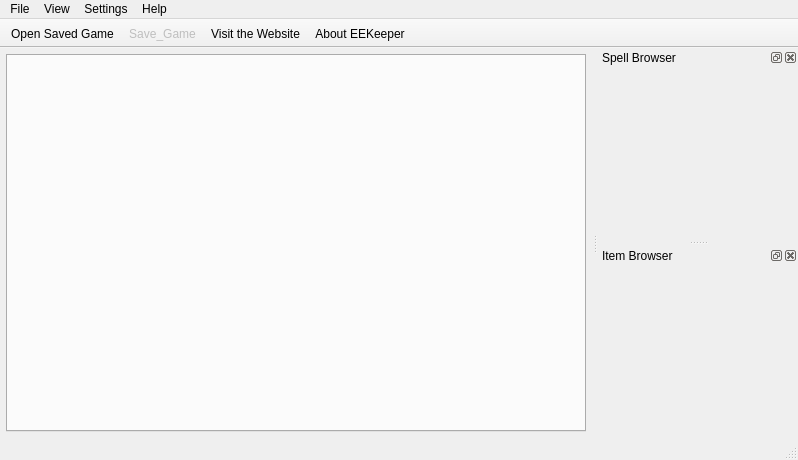
<?xml version="1.0" encoding="UTF-8"?>
<ui version="4.0">
 <class>EEKeeperWindow</class>
 <widget class="QMainWindow" name="EEKeeperWindow">
  <property name="geometry">
   <rect>
    <x>0</x>
    <y>0</y>
    <width>798</width>
    <height>460</height>
   </rect>
  </property>
  <property name="minimumSize">
   <size>
    <width>650</width>
    <height>460</height>
   </size>
  </property>
  <property name="windowTitle">
   <string>EEKeeper</string>
  </property>
  <widget class="QWidget" name="centralWidget">
   <layout class="QHBoxLayout" name="horizontalLayout">
    <property name="leftMargin">
     <number>6</number>
    </property>
    <property name="topMargin">
     <number>6</number>
    </property>
    <property name="rightMargin">
     <number>6</number>
    </property>
    <property name="bottomMargin">
     <number>6</number>
    </property>
    <item>
     <widget class="QTabWidget" name="tabWidget">
      <property name="enabled">
       <bool>true</bool>
      </property>
      <property name="minimumSize">
       <size>
        <width>524</width>
        <height>235</height>
       </size>
      </property>
      <property name="tabPosition">
       <enum>QTabWidget::North</enum>
      </property>
      <property name="currentIndex">
       <number>-1</number>
      </property>
      <property name="elideMode">
       <enum>Qt::ElideNone</enum>
      </property>
      <property name="usesScrollButtons">
       <bool>true</bool>
      </property>
      <property name="documentMode">
       <bool>false</bool>
      </property>
      <property name="tabsClosable">
       <bool>true</bool>
      </property>
      <property name="movable">
       <bool>true</bool>
      </property>
     </widget>
    </item>
   </layout>
  </widget>
  <widget class="QMenuBar" name="menuBar">
   <property name="geometry">
    <rect>
     <x>0</x>
     <y>0</y>
     <width>798</width>
     <height>25</height>
    </rect>
   </property>
   <widget class="QMenu" name="menuFile">
    <property name="title">
     <string>File</string>
    </property>
    <addaction name="actionOpen_Saved_Game"/>
    <addaction name="actionOpen_Character_File"/>
    <addaction name="actionOpen_Creature_File"/>
    <addaction name="separator"/>
    <addaction name="actionExit"/>
   </widget>
   <widget class="QMenu" name="menuView">
    <property name="title">
     <string>View</string>
    </property>
    <addaction name="actionItem_Browser"/>
    <addaction name="actionSpell_Browser"/>
    <addaction name="actionCreature_Browser"/>
    <addaction name="separator"/>
    <addaction name="actionToolbar"/>
    <addaction name="actionStatus_Bar"/>
   </widget>
   <widget class="QMenu" name="menuSettings">
    <property name="title">
     <string>Settings</string>
    </property>
    <widget class="QMenu" name="menuSave_Overwrite">
     <property name="title">
      <string>Save Overwrite</string>
     </property>
     <addaction name="actionAllow_on_CHR_files"/>
     <addaction name="actionAllow_on_CRE_files"/>
    </widget>
    <widget class="QMenu" name="menuLists">
     <property name="title">
      <string>Lists</string>
     </property>
     <addaction name="actionAffects"/>
     <addaction name="actionKits"/>
     <addaction name="actionNumber_of_Attacks"/>
    </widget>
    <addaction name="actionInstallation_Directory"/>
    <addaction name="actionSpells"/>
    <addaction name="actionMiscellaneous"/>
    <addaction name="menuSave_Overwrite"/>
    <addaction name="separator"/>
    <addaction name="menuLists"/>
   </widget>
   <widget class="QMenu" name="menuHelp">
    <property name="title">
     <string>Help</string>
    </property>
    <addaction name="actionAbout"/>
    <addaction name="actionView_Readme"/>
    <addaction name="separator"/>
    <addaction name="actionVisit_the_Website"/>
   </widget>
   <addaction name="menuFile"/>
   <addaction name="menuView"/>
   <addaction name="menuSettings"/>
   <addaction name="menuHelp"/>
  </widget>
  <widget class="QToolBar" name="mainToolBar">
   <property name="enabled">
    <bool>true</bool>
   </property>
   <property name="movable">
    <bool>false</bool>
   </property>
   <property name="iconSize">
    <size>
     <width>32</width>
     <height>32</height>
    </size>
   </property>
   <property name="floatable">
    <bool>false</bool>
   </property>
   <attribute name="toolBarArea">
    <enum>TopToolBarArea</enum>
   </attribute>
   <attribute name="toolBarBreak">
    <bool>false</bool>
   </attribute>
   <addaction name="actionOpen_Saved_Game"/>
   <addaction name="actionSave_Game"/>
   <addaction name="actionVisit_the_Website"/>
   <addaction name="actionAbout"/>
  </widget>
  <widget class="QStatusBar" name="statusBar"/>
  <widget class="QDockWidget" name="dockWidgetSpellBrowser">
   <property name="minimumSize">
    <size>
     <width>200</width>
     <height>38</height>
    </size>
   </property>
   <property name="features">
    <set>QDockWidget::AllDockWidgetFeatures</set>
   </property>
   <property name="allowedAreas">
    <set>Qt::LeftDockWidgetArea|Qt::RightDockWidgetArea</set>
   </property>
   <property name="windowTitle">
    <string>Spell Browser</string>
   </property>
   <attribute name="dockWidgetArea">
    <number>2</number>
   </attribute>
   <widget class="SpellBrowserWidget" name="dockWidgetSpellBrowserContents"/>
  </widget>
  <widget class="QDockWidget" name="dockWidgetItemBrowser">
   <property name="minimumSize">
    <size>
     <width>200</width>
     <height>38</height>
    </size>
   </property>
   <property name="features">
    <set>QDockWidget::AllDockWidgetFeatures</set>
   </property>
   <property name="allowedAreas">
    <set>Qt::LeftDockWidgetArea|Qt::RightDockWidgetArea</set>
   </property>
   <property name="windowTitle">
    <string>Item Browser</string>
   </property>
   <attribute name="dockWidgetArea">
    <number>2</number>
   </attribute>
   <widget class="ItemBrowserWidget" name="dockWidgetItemBrowserContents"/>
  </widget>
  <action name="actionOpen_Saved_Game">
   <property name="icon">
    <iconset resource="../../../eekeeper.qrc">
     <normaloff>:/icons/res/document-open.svg</normaloff>:/icons/res/document-open.svg</iconset>
   </property>
   <property name="text">
    <string>Open Saved Game...</string>
   </property>
   <property name="iconText">
    <string>Open Saved Game</string>
   </property>
   <property name="statusTip">
    <string>Open a saved game</string>
   </property>
  </action>
  <action name="actionOpen_Character_File">
   <property name="text">
    <string>Open Character File...</string>
   </property>
   <property name="statusTip">
    <string>Open a character file</string>
   </property>
  </action>
  <action name="actionOpen_Creature_File">
   <property name="text">
    <string>Open Creature File...</string>
   </property>
   <property name="statusTip">
    <string>Open a creature file</string>
   </property>
  </action>
  <action name="actionItem_Browser">
   <property name="text">
    <string>Item Browser...</string>
   </property>
   <property name="statusTip">
    <string>Open the item browswer</string>
   </property>
  </action>
  <action name="actionSpell_Browser">
   <property name="text">
    <string>Spell Browser...</string>
   </property>
   <property name="statusTip">
    <string>Open the spell browser</string>
   </property>
  </action>
  <action name="actionCreature_Browser">
   <property name="text">
    <string>Creature Browser...</string>
   </property>
   <property name="statusTip">
    <string>Open the creature browser</string>
   </property>
  </action>
  <action name="actionToolbar">
   <property name="checkable">
    <bool>true</bool>
   </property>
   <property name="checked">
    <bool>true</bool>
   </property>
   <property name="text">
    <string>Toolbar</string>
   </property>
   <property name="statusTip">
    <string>Toggle the toolbar</string>
   </property>
  </action>
  <action name="actionStatus_Bar">
   <property name="checkable">
    <bool>true</bool>
   </property>
   <property name="checked">
    <bool>true</bool>
   </property>
   <property name="text">
    <string>Status Bar</string>
   </property>
   <property name="statusTip">
    <string>Toggle the status bar</string>
   </property>
  </action>
  <action name="actionExit">
   <property name="text">
    <string>Exit</string>
   </property>
   <property name="statusTip">
    <string>Exit EEKeeper</string>
   </property>
  </action>
  <action name="actionSave_Game">
   <property name="enabled">
    <bool>false</bool>
   </property>
   <property name="icon">
    <iconset resource="../../../eekeeper.qrc">
     <normaloff>:/icons/res/media-floppy.svg</normaloff>:/icons/res/media-floppy.svg</iconset>
   </property>
   <property name="text">
    <string>Save_Game</string>
   </property>
   <property name="statusTip">
    <string>Save the current game</string>
   </property>
  </action>
  <action name="actionAbout">
   <property name="icon">
    <iconset resource="../../../eekeeper.qrc">
     <normaloff>:/icons/res/help-browser.svg</normaloff>:/icons/res/help-browser.svg</iconset>
   </property>
   <property name="text">
    <string>About EEKeeper</string>
   </property>
   <property name="statusTip">
    <string>About EEKeeper</string>
   </property>
  </action>
  <action name="actionView_Readme">
   <property name="icon">
    <iconset resource="../../../eekeeper.qrc">
     <normaloff>:/icons/res/accessories-text-editor.svg</normaloff>:/icons/res/accessories-text-editor.svg</iconset>
   </property>
   <property name="text">
    <string>View Readme</string>
   </property>
   <property name="statusTip">
    <string>Open the Readme file</string>
   </property>
  </action>
  <action name="actionVisit_the_Website">
   <property name="icon">
    <iconset resource="../../../eekeeper.qrc">
     <normaloff>:/icons/res/internet-web-browser.svg</normaloff>:/icons/res/internet-web-browser.svg</iconset>
   </property>
   <property name="text">
    <string>Visit the Website</string>
   </property>
   <property name="statusTip">
    <string>Open the EEKeeper website in your browser</string>
   </property>
  </action>
  <action name="actionInstallation_Directory">
   <property name="text">
    <string>Installation Directory...</string>
   </property>
   <property name="toolTip">
    <string>Change the installation directory</string>
   </property>
  </action>
  <action name="actionSpells">
   <property name="text">
    <string>Spells...</string>
   </property>
   <property name="toolTip">
    <string>Change spell options</string>
   </property>
  </action>
  <action name="actionMiscellaneous">
   <property name="text">
    <string>Miscellaneous...</string>
   </property>
   <property name="toolTip">
    <string>Miscellaneous settings</string>
   </property>
  </action>
  <action name="actionAllow_on_CRE_files">
   <property name="checkable">
    <bool>true</bool>
   </property>
   <property name="text">
    <string>Allow on CRE files</string>
   </property>
  </action>
  <action name="actionAllow_on_CHR_files">
   <property name="checkable">
    <bool>true</bool>
   </property>
   <property name="text">
    <string>Allow on CHR files</string>
   </property>
  </action>
  <action name="actionAffects">
   <property name="text">
    <string>Affects...</string>
   </property>
  </action>
  <action name="actionKits">
   <property name="text">
    <string>Kits...</string>
   </property>
  </action>
  <action name="actionNumber_of_Attacks">
   <property name="enabled">
    <bool>false</bool>
   </property>
   <property name="text">
    <string>Number of Attacks...</string>
   </property>
  </action>
 </widget>
 <layoutdefault spacing="6" margin="11"/>
 <customwidgets>
  <customwidget>
   <class>SpellBrowserWidget</class>
   <extends>QWidget</extends>
   <header>SpellBrowserWidget.h</header>
   <container>1</container>
  </customwidget>
  <customwidget>
   <class>ItemBrowserWidget</class>
   <extends>QWidget</extends>
   <header>ItemBrowserWidget.h</header>
  </customwidget>
 </customwidgets>
 <resources>
  <include location="../../../eekeeper.qrc"/>
 </resources>
 <connections/>
</ui>
